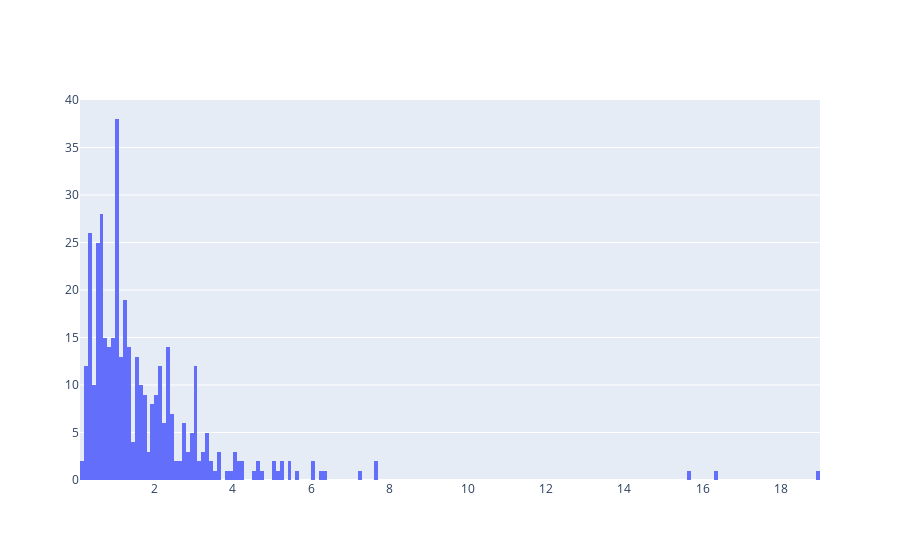

Source (notebook cell):
### Markdown cell above
### 1.3

Plottare istogramma e boxplot delle osservazioni. Nominate opportunamente gli assi e se volete visualizzare meglio i grafici cambiate il range degli assi e/o definite i bins manualmente. Notate la presenza di outliers? Riuscite a spiegare perchè la media è piu' alta della mediana?

### Code cell
import plotly.offline as py
import plotly.graph_objs as go
py.init_notebook_mode(connected=True)

bins = {"start":0, "end" : 20, "size":0.1}
data = [go.Histogram(x=arrayShotsPerGame, xbins=bins)] # Variante: prova a usare "y=a" come parametro
py.iplot(data)

### Figure 1 — Plotly figure (JSON) as saved in the notebook; plotly's stock layout.template omitted (floating-point values rounded to 4 significant figures; data arrays with more than 128 entries replaced by an {"elided": "..."} marker saying what was removed)
{"data": [{"type": "histogram", "x": {"elided": "405 float values"}, "xbins": {"end": 20, "size": 0.1, "start": 0}}], "layout": {}}
